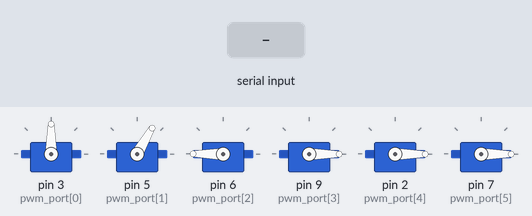
A sketch run on a simulated Arduino Uno, built with avr-gcc and run on an emulated ATmega328P. Shown: 6 × servo. The inputs (shaded band) are chosen by the test bench. What the sketch prints to the serial monitor is not drawn.

Above: at 1.2 s.
1.3 s: "90,45\n" received over Serial
At 4.1 s:
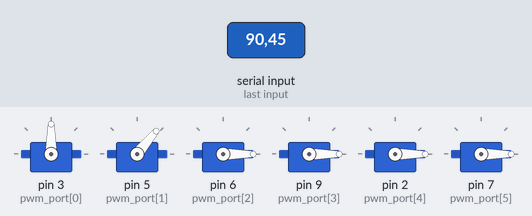
4.3 s: "30,150\n" received over Serial
At 5.8 s:
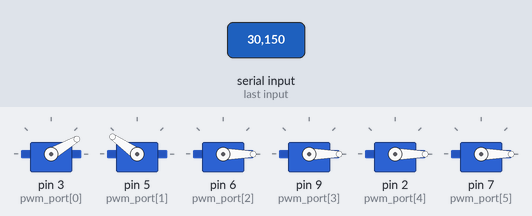
7.3 s: "5\n" received over Serial
At 8.5 s:
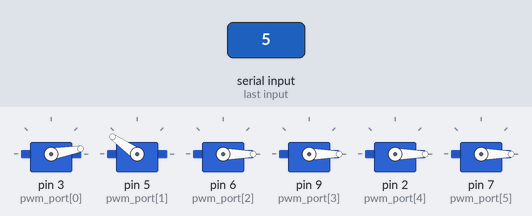
10.3 s: "200\n" received over Serial
At 11.2 s:
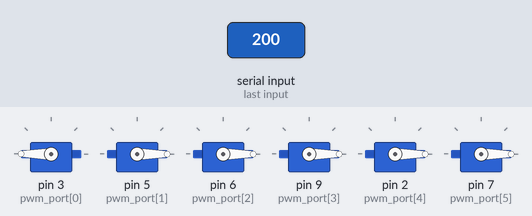
13.3 s: "90,45\n" received over Serial
At 13.46 s:
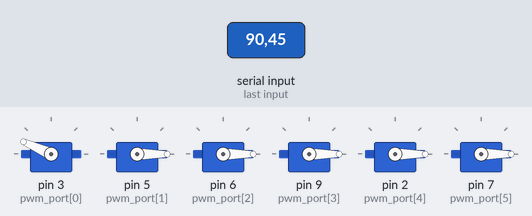
16.3 s: "200\n" received over Serial
At 17.5 s:
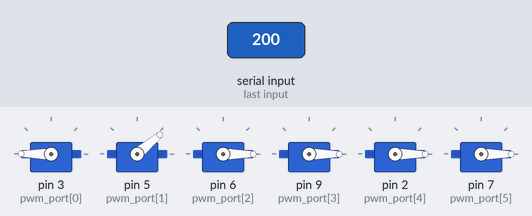
Timing chart, 0 to 19.8 s (numbered marks = the images above; inputs shaded):
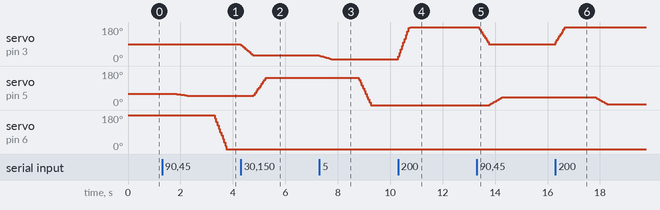

Measured:
- after the input at 1.3 s, servo on pin 5 (pwm_port[1]): moves from 60° to 50° over 0.45 s, starting after 0.50 s; servo on pin 6 (pwm_port[2]): moves from 180° to 0° over 0.45 s, starting after 2.0 s
- after the input at 4.3 s, servo on pin 3 (pwm_port[0]): moves from 90° to 30° over 0.45 s, starting at once; servo on pin 5 (pwm_port[1]): moves from 50° to 145° over 0.45 s, starting after 0.50 s
- after the input at 7.3 s, servo on pin 3 (pwm_port[0]): moves from 30° to 10° over 0.45 s, starting at once; servo on pin 5 (pwm_port[1]): moves from 145° to 0° over 0.45 s, starting after 1.5 s
- after the input at 10.3 s, servo on pin 3 (pwm_port[0]): moves from 10° to 180° over 0.45 s, starting at once
- after the input at 13.3 s, servo on pin 3 (pwm_port[0]): moves from 180° to 90° over 0.40 s, starting after 0.05 s; servo on pin 5 (pwm_port[1]): moves from 0° to 40° over 0.45 s, starting after 0.50 s
- after the input at 16.3 s, servo on pin 3 (pwm_port[0]): moves from 90° to 180° over 0.40 s, starting at once

The sketch:

lastest_with_servo_500_2500_step_10.ino
```cpp
#include <Servo.h>

Servo myservo[6];
int pwm_port[6]={3,5,6,9,2,7};
int steady_pos[6] = {90,60,180,0,0,0};
int last_pos[6] = {90,60,180,0,0,0};
int distance,stepper;
int i = 0;
void setup() {
  Serial.begin(9600);
  //Serial.println("Servo init successful!!!!starting.......");
  //初始化舵机到稳定位置
  for ( int i = 0; i < 6; ++i ) {
      myservo[i].attach(pwm_port[i],500,2500);
      myservo[i].write(steady_pos[i]);
  }
}

//驱动id对应的舵机到指定的degree位置
void power(int servo_Id,int degree){

  distance = degree-last_pos[servo_Id];
  stepper = distance/10;
//  if (distance=0){
//    return 0;
//  }
  //Serial.print("distance:");Serial.print(distance);Serial.print("stepper:");Serial.print(stepper);Serial.print("Servo_id:");Serial.print(servo_Id);
  for (int i = 1;i<11;++i){
      myservo[servo_Id].write(last_pos[servo_Id]+stepper*i);
//      Serial.print("write degree:");Serial.println(last_pos[servo_Id]+stepper*i);
      delay(50);
    }

  Serial.print(servo_Id);Serial.print(":");Serial.print(degree);Serial.print(";");
}
void loop() {
 while (Serial.available() > 0)
    {
        if(i>5) i=0;
        int degree = Serial.parseInt();
        //Serial.print("Servo id: ");Serial.print(i);Serial.print("LAST servo: ");Serial.println(degree);
        power(i,degree);
        last_pos[i]=degree;
        i++;
    }
    //下次usb数据做准备
   if (i>0){
      //Serial.println("All done");
      i = 0;
   }
}
```
